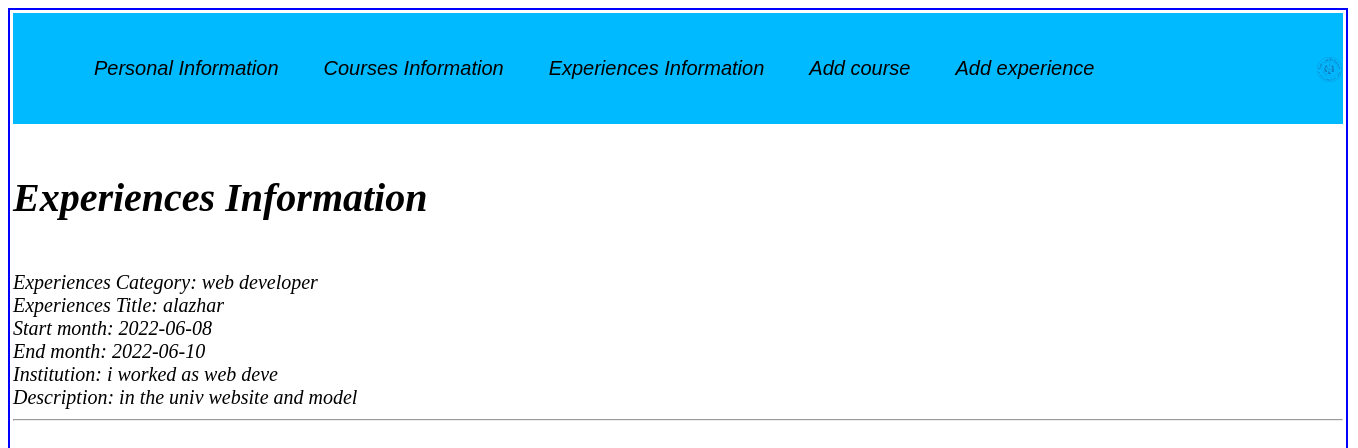
Page /ViewExperience.php on the committed database.
### tables this page shows
CREATE TABLE `experiences` (
  `id` int(11) NOT NULL,
  `Experiences_Category` varchar(20) NOT NULL,
  `Experiences_Title` varchar(20) NOT NULL,
  `Start_month` date NOT NULL,
  `End_month` date NOT NULL,
  `Institution` varchar(20) NOT NULL,
  `Description` varchar(30) NOT NULL
);

### ViewExperience.php (the view, shortened to what this page needs)
<!DOCTYPE html>
<html>
    <head>
        <link rel="stylesheet" type="text/css" href="style.css">
    </head>
    <body>
    <form action="<?php echo $_SERVER['PHP_SELF'];?>" method='post'>
	<div id="big_wrapper">
    <div class="nav">
                <br><ul>
                <li><a href="Home.php">Personal Information</a></li>
                    <li><a href ="ViewCourses.php">Courses Information</a></li>
                    <li><a href="ViewExperience.php">Experiences Information</a></li>
                    <li><a href="add course.php">Add course</a></li>
                    <li><a href="Add exp.php">Add experience</a></li>
                    <img src="2.png"width="25px" hight="20px"  align="right"/>
                </ul><br>
    </div>
                <br><h1>Experiences Information</h1> <br>
<?php
$conn = mysqli_connect('localhost', 'root','');
$req = "SELECT * FROM experiences";
$query = mysqli_query($conn,$req);
while ($fetch = mysqli_fetch_assoc($query))
{
    echo "Experiences Category: ".$fetch['Experiences_Category'] . "<br>";
    echo "Experiences Title: ".$fetch['Experiences_Title'] . "<br>";
    echo "Start month: ".$fetch['Start_month'] . "<br>";
    echo "End month: ".$fetch['End_month'] . "<br>";
    echo "Institution: ".$fetch['Institution'] . "<br>";
    echo "Description: ".$fetch['Description'] . "<br>";
    echo "<hr>";
}
?>
</form>
</body>
</html>

### style.css (style rules this page uses)
.nav { background-color: #00baff; position: relative; padding:1px; }
.nav ul li a { text-decoration: none; color: #000; font-family: Comic Sans MS, Arial; }
.nav ul li { display: inline-block; margin-left: 40px; }
#big_wrapper { width:1330px; height: 900px; border:solid 2px blue; padding: 3px; color: black; font-size: 20px; font-family: tahoma; font-style: italic; }

### rows in the picture
experiences: Experiences_Category "web developer", Experiences_Title "alazhar", Start_month "2022-06-08", End_month "2022-06-10", Institution "i worked as web deve", Description "in the univ website and model"
